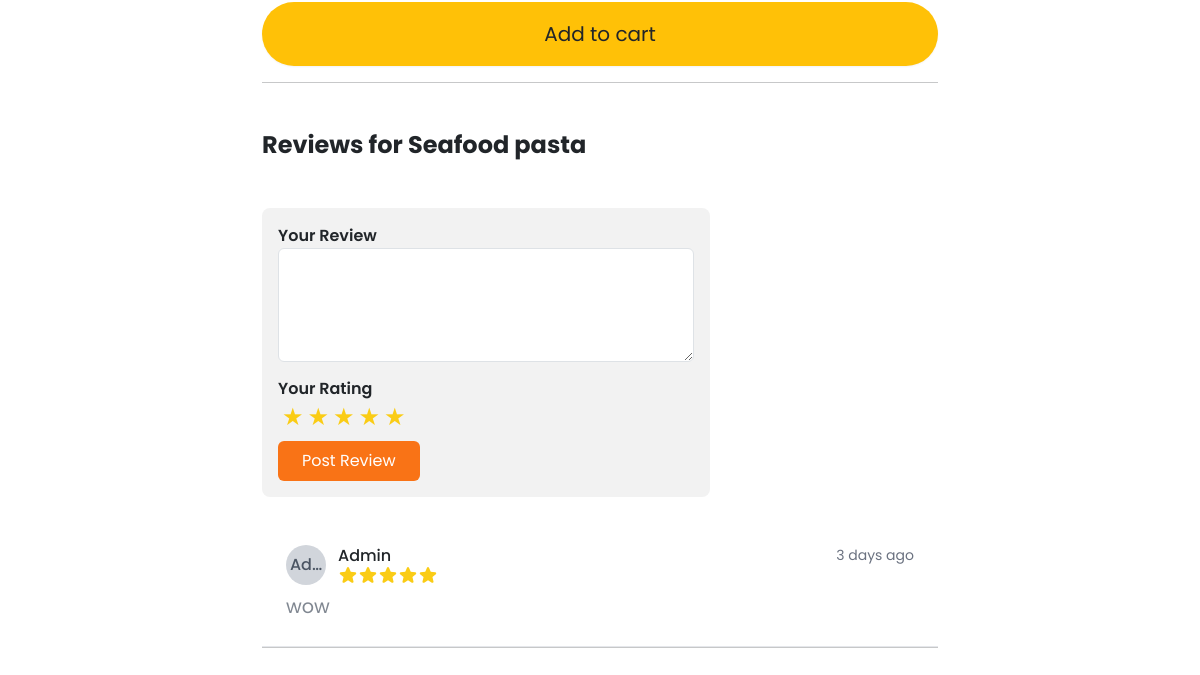
/detail/3/ (signed in, lower part), run on an earlier commit of the app's database.
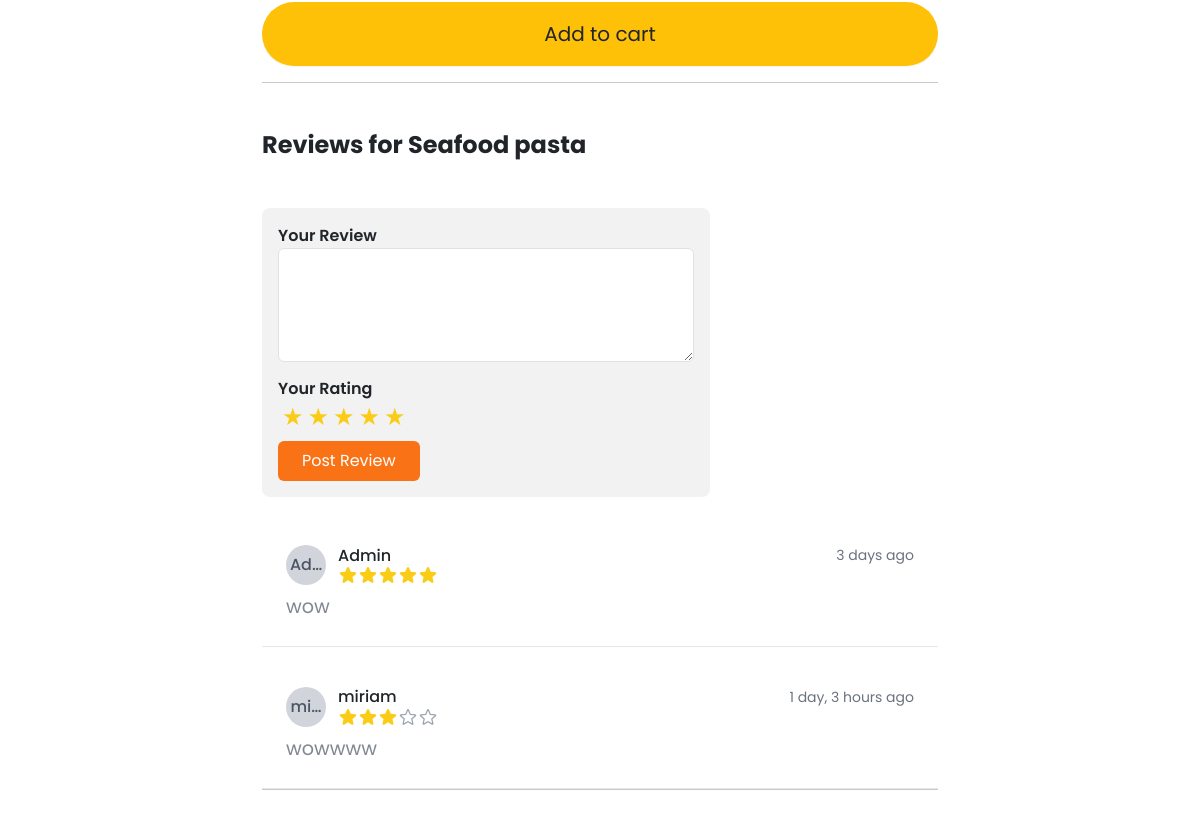
And on a later commit of the database.
### shop/models.py (models this page shows, shortened)
class Review(models.Model):
    product = models.ForeignKey(Product, on_delete=models.CASCADE, related_name='reviews')
    user = models.ForeignKey(User, on_delete=models.CASCADE)
    content = models.TextField()
    created = models.DateTimeField(auto_now_add=True)
    rating = models.IntegerField(choices=[(i, i) for i in range(1, 6)], null=True, blank=True)  # 1 to 5 stars

### shop/views.py (the view)
# urls.py: path('detail/<int:product_id>/', views.product_detail, name='product_detail'),
@login_required(login_url='/accounts/login/')
def product_detail(request, product_id):
    product = get_object_or_404(Product, id=product_id)
    form = CartItemForm()
    reviewd = product.reviews.select_related('user').prefetch_related('replies__user')
    reviews = reviewd.order_by('-created')[:5]
    review_form = ReviewForm()
    reply_form = ReviewReplyForm()
    related_products = Product.objects.filter(category=product.category).exclude(id=product.id)
    return render(request, 'shop/product_detail.html', {
        'product': product,
        'related_products': related_products,
        'form': form,
        'reviews': reviews,
        'review_form': review_form,
        'reply_form': reply_form,
        'reviewd': reviewd,
    })

### shop/forms.py
class CartItemForm(forms.Form):
    quantity = forms.IntegerField(min_value=1, max_value=100, initial=1, widget=forms.NumberInput(attrs={'class': 'quantity-input'}))
    update = forms.BooleanField(required=False, initial=False, widget=forms.HiddenInput)

class ReviewForm(forms.ModelForm):
    class Meta:
        model = Review
        fields = ['content', 'rating']
        widgets = {
            'content': forms.Textarea(attrs={
                'class': 'form-control review-input',
                'rows': 4,
                'placeholder': 'Share your experience...',
            }),
                'rating': forms.RadioSelect(choices=[(i, f'{i} star{"s" if i > 1 else ""}') for i in range(1, 6)]),
        }

### shop/cart.py (called while the page is built)
    def __len__(self):
        return sum(item['quantity'] for item in self.cart.values())

### shop/context_processors.py (called while the page is built)
def cart_length(request):
    cart = Cart(request)
    return {
        'cart_length': len(cart)
    }

### templates/shop/product_detail.html (shortened to what this page needs)
{%extends 'partials/base.html'%}
{%load static%}
{%load crispy_forms_tags%}
{%load humanize%}
{%block content%}
<br><br>
<div class="text-center my-3">
    <a id="openModal" data-aos="zoom-in-right"
        class="bg-warning d-flex justify-center align-items-center w-full btn btn-lg rounded-5">Add to cart</a>
</div>
<hr>
<br><br>
<div class="d-flex flex-col">
    <h2 class="h4 font-bold mb-4">
        Reviews for {{ product.name }}
    </h2>
    <form id="reviewForm" class="mt-6 max-w-md p-3 bg-base-200 rounded-lg" method="POST">
        <div class="mb-2">
            <label for="content" class="block font-semibold">Your Review</label>
            <textarea id="content" name="content" rows="4" required class="w-full px-3 py-2 border rounded"></textarea>
        </div>
        <div class="mb-2">
            <label class="block font-semibold">Your Rating</label>
            <div class="flex space-x-1 text-yellow-400">
                {% for i in "12345" %}
                <label for="star{{ i }}" class="cursor-pointer text-2xl">★</label>
                {% endfor %}
            </div>
        </div>
        <button type="submit" id="submitReview" class="bg-orange-500 text-white px-4 py-2 rounded">Post Review</button>
    </form>
    <br>
    <div class="space-y-4" id="reviewsContainer">
        {% for review in product.reviews.all %}
        {% include 'partials/single_review.html' with review=review %}
        {%empty%}
        <p class="text-gray-500 flex my-3 flex-col text-center my-5">
            <i class="bx bx-message-alt-x display-1 mb-3 text-gray-500" ></i>
            No reviews yet. Be the first to review this product!</p>
        {%endfor%}
    </div>
</div>
<hr>
<br>
<br><br>
{%endblock%}

### templates/partials/single_review.html (shortened to what this page needs)
<div class="border-b p-4 {% if review.just_created %}blink-new{% endif %}" rounded-xl id="review-{{ review.id }}">
    <div class="flex justify-between">
        <div class="flex items-center">
            <div class="w-10 h-10 rounded-full bg-gray-300 flex items-center justify-center">
                <span class="text-gray-600 font-medium">{{ review.user|truncatechars:3 }}</span>
            </div>
            <div class="ml-3">
                <h5 class="font-medium">{{ review.user }}</h5>
                <div class="flex text-yellow-400 text-sm">
                </div>
            </div>
        </div>
        <span class="text-gray-500 text-sm">{%if review.created|timesince == '0 minutes'%}Just Now {%else%}{{ review.created|timesince }} ago{%endif%}</span>
    </div>
    <p class="mt-2 text-gray-600">{{ review.content }}</p>
</div>

What changed in the data, as far as the page shows it:
added Review: user "mi…", user "miriam", rating 3 (drawn), created "1 day, 3 hours", content "wowwww"
